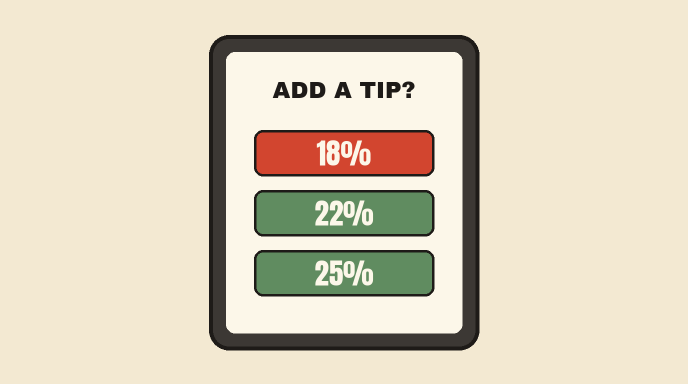
#> input picture episodes/0005-drip-pricing/next_tablet.png, 1376 x 768 px, given in place of c4-f978b0455f.png, which was not available (shown at 1/2 size)
$ python make_edits.py
#> lines starting #> are read from the running program, lines starting #| are printed output that depends on the picture; after the words box and inside, x2 and y2 are one past the last pixel; in counts of white or black regions, pixels touching at a corner belong together; pictures that were not available may be replaced by others from this repository, and a replacement may not be noted
"""Episode 0005 — hand-made frames from the storyboard pictures (no new generations, rule 20: no generated text).
Writes episodes/0005-drip-pricing/images/{c4,l1,m1b,m2,n4,l8}.png. Run from the repo root after the storyboard is downloaded:
  gh release download frames-0005-drip-pricing -D .cache/images/0005-drip-pricing --pattern "*.png"
  python episodes/0005-drip-pricing/make_edits.py"""
from pathlib import Path

import cv2
import numpy as np
from PIL import Image, ImageDraw, ImageFont

ROOT = Path(__file__).resolve().parents[2]
HERE = Path(__file__).resolve().parent
CACHE = ROOT / ".cache" / "images" / "0005-drip-pricing"
OUT = HERE / "images"
FRAMES = {"c4": "c4-f978b0455f", "l1": "l1-8b76d60501", "m1b": "m1b-1fea7e9bcd", "m2": "m2-8d6150208a", "n4": "n4-047244334d", "l8": "l8-03088a947b"}
INK, RED, PAPER = (30, 27, 24), (210, 69, 47), (252, 247, 233)


def load(k):
#> called with k = 'c4'
    return np.array(Image.open(CACHE / f"{FRAMES[k]}.png").convert("RGB"))
#> returned value is the input picture: shape (768, 1376, 3); mean R, G, B 219.7, 210.5, 189.6


def fnt(name, size):
    for q in (ROOT / "assets" / "fonts" / name, Path("/usr/share/fonts/truetype/dejavu/DejaVuSans-Bold.ttf")):
        if q.exists():
            return ImageFont.truetype(str(q), size)


# ---- c4: the hotel bill without the generated words (Date, Guest, Room...): glyph-sized blobs painted with paper
im = load("c4")
H, W = im.shape[:2]
#> H = 768; W = 1376
x0, y0, x1, y1 = int(0.30 * W), int(0.12 * H), int(0.67 * W), int(0.90 * H)
#> x0 = 412; y0 = 92; x1 = 921; y1 = 691
reg = im[y0:y1, x0:x1].copy()
dark = (reg.max(2) < 150).astype(np.uint8)
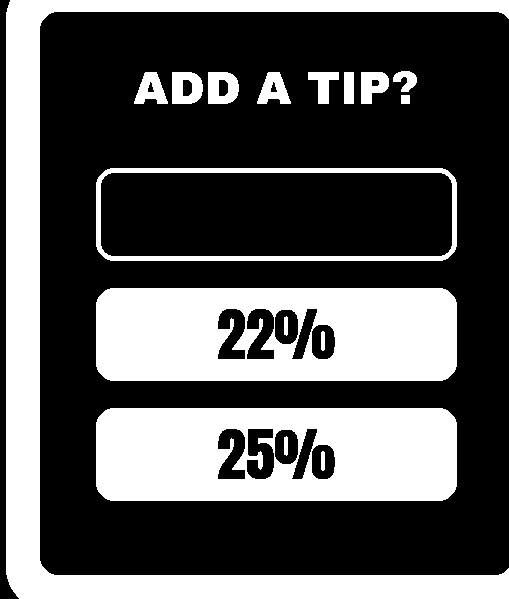
#> dark: shape (599, 509); values 0 (black) and 1 (white), 34.6% white; 17 white regions, largest, box (x1, y1, x2, y2) and area: (6, 0, 509, 599) 37305, (96, 288, 457, 381) 29512, (96, 408, 457, 501) 29431
n, lab, st, _ = cv2.connectedComponentsWithStats(dark, 8)
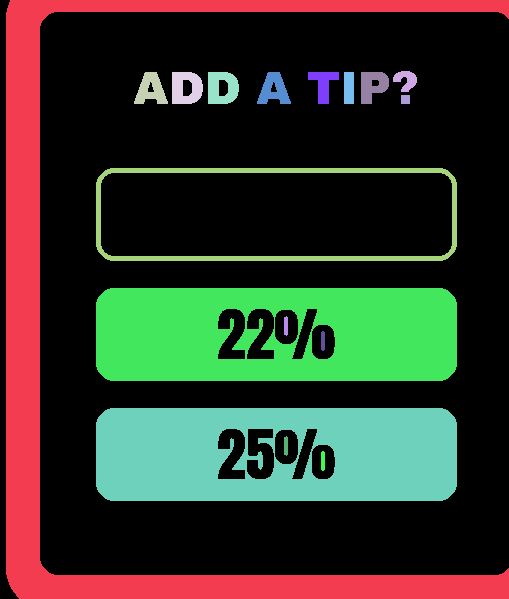
#> lab: shape (599, 509) int32; 18 distinct labels, from 0 to 17; one colour per label, 0 black
#> n = 18; st = 18 rows, first 6: [0, 0, 509, 599, 199358], [6, 0, 503, 599, 37305], [393, 71, 24, 21, 297], [134, 72, 34, 32, 652], [172, 72, 31, 32, 770], [208, 72, 31, 32, 770]
mask = np.zeros(dark.shape, np.uint8)
for k in range(1, n):
    _x, _y, w, h, a = st[k]
    if h <= 18 and w <= 24 and a < 200:
        mask[lab == k] = 255
#> this loop made 17 passes
#> (w, h, a) on passes 1 to 12: (503, 599, 37305), (24, 21, 297), (34, 32, 652), (31, 32, 770), (31, 32, 770), (34, 32, 652), (31, 32, 512), (10, 32, 320), (28, 32, 635), (9, 9, 81), (361, 93, 4296), (361, 93, 29512)
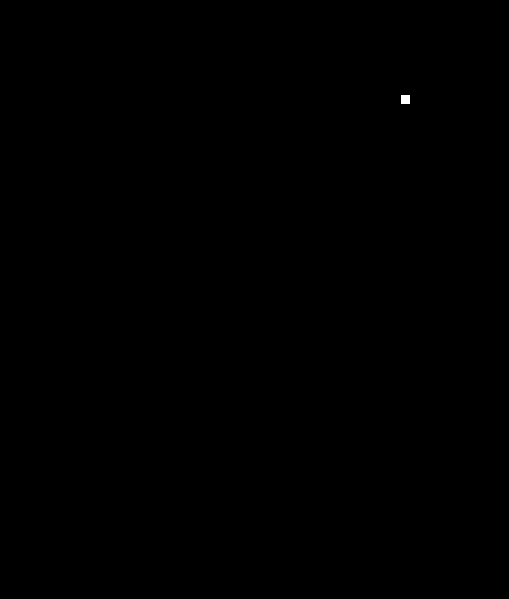
#> mask: shape (599, 509); 0.03% white; 1 white region, box (x1, y1, x2, y2) and area: (401, 95, 410, 104) 81
mask = cv2.dilate(mask, np.ones((7, 7), np.uint8))
#> mask: shape (599, 509); 0.07% white; 1 white region, box (x1, y1, x2, y2) and area: (398, 92, 413, 107) 225
lines = (reg.max(2) < 110).astype(np.uint8)
#> lines: shape (599, 509); values 0 (black) and 1 (white), 17.9% white; 13 white regions, largest, box (x1, y1, x2, y2) and area: (6, 0, 509, 599) 37305, (96, 168, 457, 261) 4296, (96, 288, 457, 381) 4296
n2, lab2, st2, _ = cv2.connectedComponentsWithStats(lines, 8)
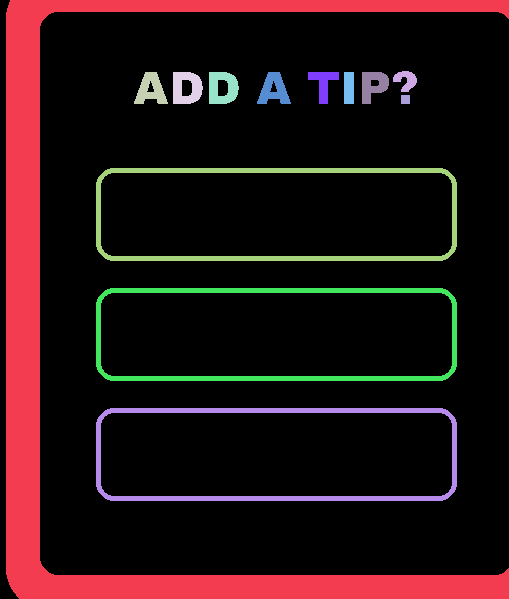
#> lab2: shape (599, 509) int32; 14 distinct labels, from 0 to 13; one colour per label, 0 black
#> n2 = 14; st2 = 14 rows, first 6: [0, 0, 509, 599, 250284], [6, 0, 503, 599, 37305], [393, 71, 24, 21, 290], [134, 72, 34, 32, 633], [173, 72, 30, 32, 706], [209, 72, 30, 32, 706]
for k in range(1, n2):
    if st2[k][2] > 40 or st2[k][3] > 40:
        mask[lab2 == k] = 0  # never paint over the ruled lines
paper = np.median(reg[reg.max(2) > 200], axis=0)
#> paper = [252, 247, 233]
fill = np.clip(paper + np.random.default_rng(3).normal(0, 3.0, reg.shape), 0, 255).astype(np.uint8)
m = cv2.GaussianBlur(mask.astype(np.float32) / 255, (0, 0), 1.2)[..., None]
im[y0:y1, x0:x1] = (reg * (1 - m) + fill * m).astype(np.uint8)
#> im: shape (768, 1376, 3); 0.05% of pixels changed, all inside (x1, y1, x2, y2) = (805, 179, 830, 204)
# the two short "field" stubs under the green header go too: a clean strip for the handwritten "$9 – $95 / night"
sy0, sy1, sx0, sx1 = int(0.288 * H), int(0.308 * H), int(0.350 * W), int(0.660 * W)
#> sy0 = 221; sy1 = 236; sx0 = 481; sx1 = 908
strip = im[sy0:sy1, sx0:sx1]
im[sy0:sy1, sx0:sx1] = np.where(strip.max(2, keepdims=True) < 200, fill[: sy1 - sy0, : sx1 - sx0] if fill.shape[0] >= sy1 - sy0 else paper, strip)
# Klot r86 item 7: the fountain pen prop goes (the push cut it at the frame edge): the wall and the desk right of it are
# cloned over it, column for column (the wood grain runs across), with a feathered seam
px0, px1 = int(0.690 * W), int(0.772 * W)
#> px0 = 949; px1 = 1062
sx = int(0.790 * W)
#> sx = 1087
pw = px1 - px0
#> pw = 113
src = im[:, sx:sx + pw].astype(np.float32)
alpha = np.ones(pw, np.float32)
#> alpha = 113 values from 1 to 1
fe = max(4, pw // 6)
alpha[:fe] = np.linspace(0, 1, fe)
alpha[-fe:] = np.linspace(1, 0, fe)
a_ = alpha[None, :, None]
im[:, px0:px1] = (im[:, px0:px1].astype(np.float32) * (1 - a_) + src * a_).astype(np.uint8)
#> im: shape (768, 1376, 3); mean R, G, B 220, 210.8, 189.9
Image.fromarray(im).save(OUT / "c4.png")

# ---- l1: the customs desk with the code-drawn $30 ticket (same ticket as o1) lying in the middle
desk = Image.open(CACHE / f"{FRAMES['l1']}.png").convert("RGB")
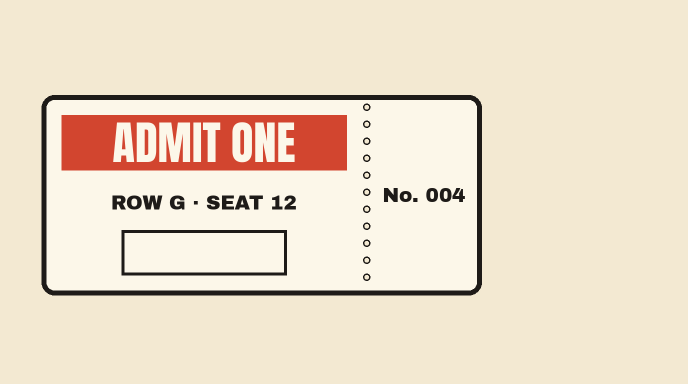
#> input picture episodes/0005-drip-pricing/images/o1.png, 1376 x 768 px, given in place of l1-8b76d60501.png, which was not available (shown at 1/2 size)
#> desk is the input picture: PIL image 1376x768 RGB; mean R, G, B 236.2, 222.2, 202.3
W, H = desk.size
tk = Image.open(OUT / "o1.png").convert("RGB")
TK = dict(x0=83, y0=170, x1=1043, y1=610, sx=713)  # the ticket box of gen_script.py (TK)
tx0, ty0, tx1, ty1 = TK["x0"], TK["y0"], TK["x1"], TK["y1"]
ticket = tk.crop((tx0, ty0, tx1, ty1))
d = ImageDraw.Draw(ticket)  # the price, handwritten in ink as in the cold open
d.text(((tx0 + 150 + TK["sx"] - 150) / 2 - tx0, (ty0 + 280 + ty1 - 50) / 2 - ty0), "$30", font=fnt("PermanentMarker-Regular.ttf", 70), fill=INK, anchor="mm")
alpha = Image.new("L", ticket.size, 0)
#> alpha: PIL image 960x440 L; every value is 0
ImageDraw.Draw(alpha).rounded_rectangle((0, 0, ticket.width - 1, ticket.height - 1), radius=26, fill=255)
#> alpha: PIL image 960x440 L; 99.9% white; 4 black regions, box (x1, y1, x2, y2) and area: (0, 0, 21, 21) 150, (939, 0, 960, 21) 150, (0, 419, 21, 440) 150, (939, 419, 960, 440) 150
TW = int(W * 0.50)
TH = int(ticket.height * TW / ticket.width)
ticket = ticket.resize((TW, TH), Image.LANCZOS)
#> ticket: PIL image 688x315 RGB
alpha = alpha.resize((TW, TH), Image.LANCZOS)
#> alpha: PIL image 688x315 L
ANG = -4
tr = ticket.convert("RGBA")
tr.putalpha(alpha)
tr = tr.rotate(ANG, resample=Image.BICUBIC, expand=True)
#> tr: PIL image 710x363 RGBA
cx, cy = int(W * 0.47), int(H * 0.43)
shadow = Image.new("RGBA", tr.size, (0, 0, 0, 0))
#> shadow: PIL image 710x363 RGBA; every value is 0
sa = np.array(tr)[..., 3]
shadow.putalpha(Image.fromarray((sa * 0.35).astype(np.uint8)).filter(__import__("PIL.ImageFilter", fromlist=["GaussianBlur"]).GaussianBlur(8)))
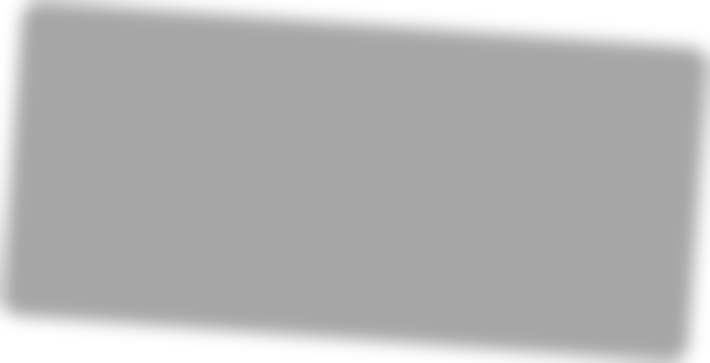
#> shadow: PIL image 710x363 RGBA; mean R, G, B, A 0, 0, 0, 74.6; transparent parts drawn white
desk.paste(shadow, (cx - tr.width // 2 + 10, cy - tr.height // 2 + 14), shadow)
desk.paste(tr, (cx - tr.width // 2, cy - tr.height // 2), tr)
desk.save(OUT / "l1.png")
print("l1 ticket box (fractions):", round((cx - TW / 2) / W, 3), round((cy - TH / 2) / H, 3), round((cx + TW / 2) / W, 3), round((cy + TH / 2) / H, 3))
#| l1 ticket box (fractions): 0.219 0.225 0.719 0.635

# ---- m1b: the blank laptop screen with a code-drawn checkout page (red PAY button, empty TOTAL box)
lap = Image.open(CACHE / f"{FRAMES['m1b']}.png").convert("RGB")
W, H = lap.size
d = ImageDraw.Draw(lap)
px0, py0, px1, py1 = 0.372 * W, 0.19 * H, 0.627 * W, 0.505 * H
d.rounded_rectangle((px0, py0, px1, py1), radius=14, fill=PAPER, outline=(200, 192, 176), width=2)
d.text((0.385 * W, 0.225 * H), "CHECKOUT", font=fnt("ArchivoBlack-Regular.ttf", 24), fill=INK, anchor="lm")
d.line((0.385 * W, 0.25 * H, 0.615 * W, 0.25 * H), fill=(200, 192, 176), width=2)
for k in range(3):  # three item rows, drawn as grey bars (no words)
    yy = (0.28 + k * 0.035) * H
    d.rounded_rectangle((0.39 * W, yy - 5, 0.53 * W, yy + 5), radius=4, fill=(214, 207, 192))
    d.rounded_rectangle((0.575 * W, yy - 5, 0.61 * W, yy + 5), radius=4, fill=(214, 207, 192))
d.text((0.39 * W, 0.40 * H), "TOTAL", font=fnt("ArchivoBlack-Regular.ttf", 22), fill=INK, anchor="lm")
d.rectangle((0.47 * W, 0.375 * H, 0.60 * W, 0.425 * H), outline=INK, width=3)  # empty: "$48" is written by the hand
d.rounded_rectangle((0.50 * W, 0.44 * H, 0.60 * W, 0.487 * H), radius=12, fill=RED, outline=INK, width=2)
d.text((0.55 * W, 0.4635 * H), "PAY", font=fnt("Anton-Regular.ttf", 30), fill=PAPER, anchor="mm")
lap.save(OUT / "m1b.png")
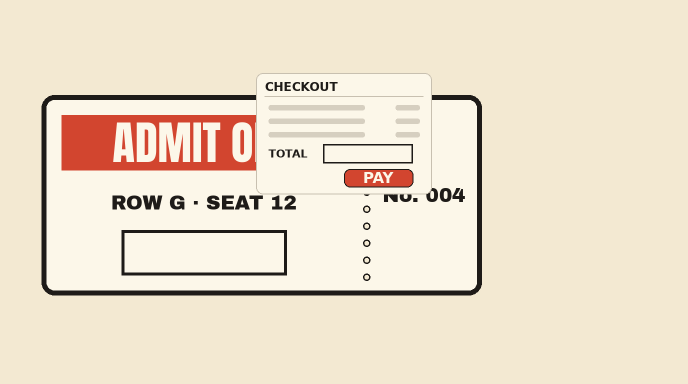
#> saved as m1b.png: PIL image 1376x768 RGB (shown at 1/2 size); mean R, G, B 236.5, 224.2, 204.4

# ---- m2: the key's two-notch bit read as a letter "E" (rule 20): notches filled -> a plain solid bit, shadow squared
im = load("m2")
#> (the run stopped early here; a loop or call above may not have finished)
